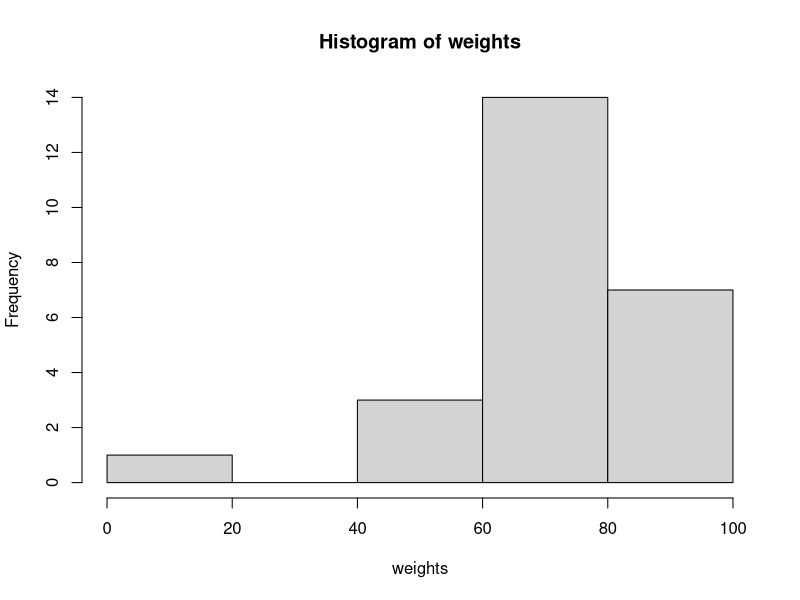

Reproduce this figure in R.
#Initial data
data <- read.csv("ex5data.txt" , header=TRUE , sep=' ')


weights <- data$ΒΑΡΟΣ

hist(weights)
#Data is alright , sample size is large and the distribution looks
# to be normal

N <- length(weights)
s <- sd(weights)
m <- mean(weights)

#Calculating the t for 95 % confidence interval
abs(qt(0.025, df=N-1)) -> t
#Calculating the margin of error
mt <- t * (s / sqrt(N))
#Calculating the final confidence interval
lowerbound <- m - mt
upperbound <- m + mt
message("95% Confidence interval is [ ", lowerbound , " , " , upperbound, " ]"  )


